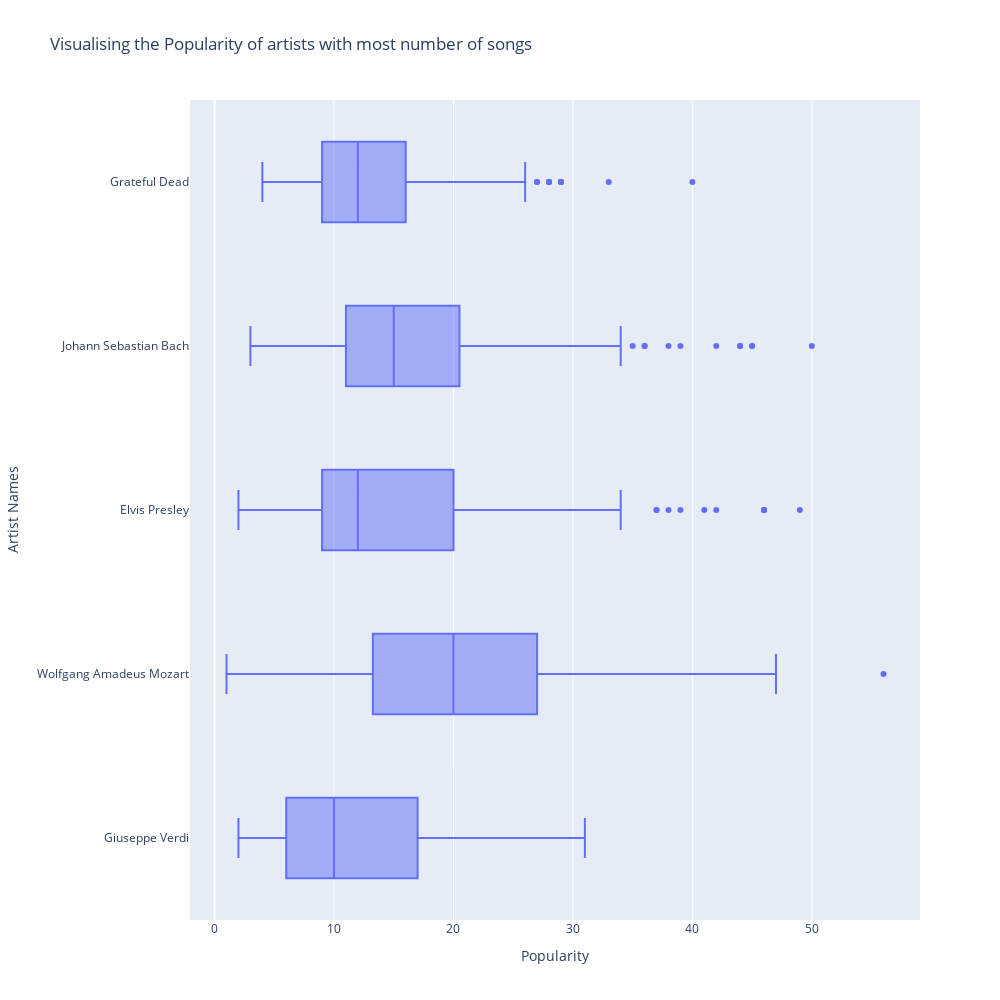

The notebook cell saved with this chart:
### Code cell
# Popularity of artists with most songs
top_songs_artist = spotify_trimmed.groupby('artist_name')['year'].count().reset_index().sort_values(by='year',ascending=False).head(6)

names = top_songs_artist['artist_name'].to_list()
new_df_p = spotify_trimmed[spotify_trimmed['artist_name'].isin(['Grateful Dead',
 'Johann Sebastian Bach',
 'Elvis Presley',
 'Wolfgang Amadeus Mozart',
 'Giuseppe Verdi'
 ])]
sorted_art = new_df_p['artist_name'].value_counts()

ind_art = sorted_art.index

fig = px.box(new_df_p, y="artist_name", x="popularity", category_orders={"artist_name": ind_art},width=1000,
    height=1000,title='Visualising the Popularity of artists with most number of songs',
        labels={
                    "artist_name": "Artist Names",
                    "popularity": "Popularity", 
                 }  )

fig.show()

### Figure 1 — Plotly figure (JSON) as saved in the notebook; plotly's stock layout.template omitted (floating-point values rounded to 4 significant figures; data arrays with more than 128 entries replaced by an {"elided": "..."} marker saying what was removed)
{"data": [{"alignmentgroup": "True", "hovertemplate": "Popularity=%{x}<br>Artist Names=%{y}<extra></extra>", "legendgroup": "", "marker": {"color": "#636efa"}, "name": "", "notched": false, "offsetgroup": "", "orientation": "h", "showlegend": false, "type": "box", "x": {"elided": "816 int values"}, "x0": " ", "xaxis": "x", "y": {"elided": "816 str values"}, "y0": " ", "yaxis": "y"}], "layout": {"boxmode": "group", "height": 1000, "legend": {"tracegroupgap": 0}, "title": {"text": "Visualising the Popularity of artists with most number of songs"}, "width": 1000, "xaxis": {"anchor": "y", "domain": [0, 1], "title": {"text": "Popularity"}}, "yaxis": {"anchor": "x", "categoryarray": {"elided": "30093 str values"}, "categoryorder": "array", "domain": [0, 1], "title": {"text": "Artist Names"}}}}
